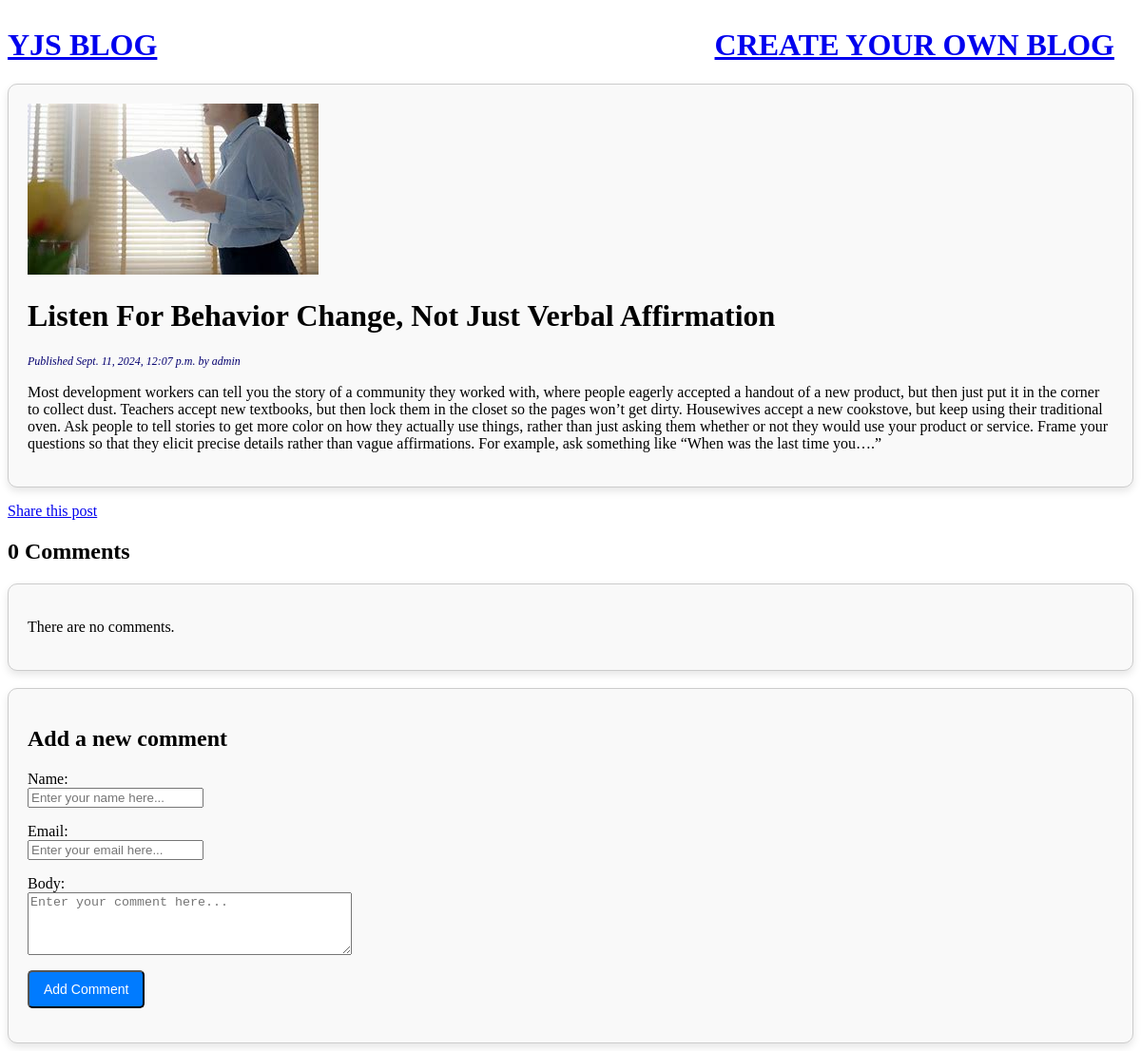
Page /2024/9/11/Listen for behavior change, not just verbal affirmation/ on the committed database.
### blog/models.py (models this page shows, shortened)
class Post(models.Model):
    class Status(models.TextChoices):
        DRAFT='DF','Draft'
        PUBLISHED='PB','Published'
    title=models.CharField(max_length=200)
    slug=models.CharField(max_length=200,unique_for_date='publish')
    body=models.TextField()
    author = models.CharField(max_length=80)
    email = models.EmailField()
    publish=models.DateTimeField(default=timezone.now)
    created=models.DateTimeField(auto_now_add=True)
    updated=models.DateTimeField(auto_now=True)
    status=models.CharField(max_length=2,choices=Status.choices,default=Status.DRAFT)
    image = models.ImageField(upload_to='products/')
    objects = models.Manager() # The default manager.
    published = PublishedManager()
    class Meta:
        ordering=['-publish']
        indexes=[models.Index(fields=['-publish']),]

### blog/views.py (the view)
def post_detail(request, year, month, day, post):
    post = get_object_or_404(Post,
                             status=Post.Status.PUBLISHED,
                             slug=post,
                             publish__year=year,
                             publish__month=month,
                             publish__day=day)
    comments = post.comments.filter(active=True)
    form = CommentForm()
    return render(request,
 'blog/post/detail.html',
                  {'post': post,
                   'comments':comments,
                   'form':form})

### blog/forms.py
class CommentForm(forms.ModelForm):
    class Meta:
        model = Comment
        fields = ['name', 'email', 'body']  # Specify the fields you want in the form
        widgets = {
            'body': forms.Textarea(
                attrs={
                    'rows': 4,  # Set the number of rows (height)
                    'cols': 40,  # Set the number of columns (width)
                    'placeholder': 'Enter your comment here...',  # Add a placeholder
                    'class': 'form-group',  # Add CSS class for styling
                }
            ),
            'email': forms.EmailInput(
                attrs={
                    'placeholder': 'Enter your email here...',  # Add a placeholder
                    'class': 'form-group',  # Add CSS class for styling
                }
            ),
            'name': forms.TextInput(
                attrs={
                    'placeholder': 'Enter your name here...',  # Add a placeholder
                    'class': 'form-group',  # Add CSS class for styling
                }
            )
        }

### blog/templates/blog/post/detail.html (shortened to what this page needs)
 {% extends "blog/base.html" %}
 {% block content %}
 <div class="blog-card">
    <div class="blog-content">
    <img src='{{post.image.url }}' alt="Blog Image"  class="blog-image1">
  <h1>{{ post.title |title}}</h1>
  <p class="date">
    Published {{ post.publish }} by {{post.author}}
  </p>
  {{ post.body|linebreaks }}
</div>
</div>
   <p>
    <a href="{% url "blog:post_share" post.id %}">
      Share this post
    </a>
  </p>
   {% with comments.count as total_comments %}
    <h2>
      {{ total_comments }} Comment{{ total_comments|pluralize }}
    </h2>
  {% endwith %}
  <div class="blog-list">
 <div class="blog-card">
    <div class="blog-content">
    {% for comment in comments %}
    <div class="comment">
       <p class="info">
        Comment {{ forloop.counter }} by {{ comment.name }}
        {{ comment.created }}
      </p>
      {{ comment.body|linebreaks }}
    </div>
  {% empty %}
    <p>There are no comments.</p>
  {% endfor %}
  </div>
</div>
</div>
 <div class="blog-card">
    <div class="blog-content">
   {% include "blog/post/includes/comment_form.html" %}
    </div>
</div>
 {% endblock %}

### blog/static/css/blog.css (style rules this page uses)
.blog-card { display: flex; flex-direction: column; border: 1px solid #ccc; padding: 20px; border-radius: 10px; box-shadow: 0 4px 8px rgba(0, 0, 0, 0.1); background-color: #f9f9f9; }
p.date { color: #060270; font-family: georgia, serif; font-size: 12px; font-style: italic; }
.form-group { display: flex; flex-direction: column; margin-bottom: 15px; }

### rows in the picture
Post: image (picture), title "Listen For Behavior Change, Not Just Verbal Affirmation", publish "Sept. 11, 2024, 12:07 p.m.", author "admin", body "Most development workers can tell you the story of a community they worked with, where people eagerly accepted a handout of a new product, but then just put it in the corner to collect dust. Teachers accept new textbooks, but then lock them in the closet so the pages won’t get dirty. Housewives accept a new cookstove, but keep using their traditional oven. Ask people to tell stories to get more color on how they actually use things, rather than just asking them whether or not they would use your product or service. Frame your questions so that they elicit precise details rather than vague affirmations. For example, ask something like “When was the last time you….”"

### other values in the picture
{{ total_comments }} "0"
